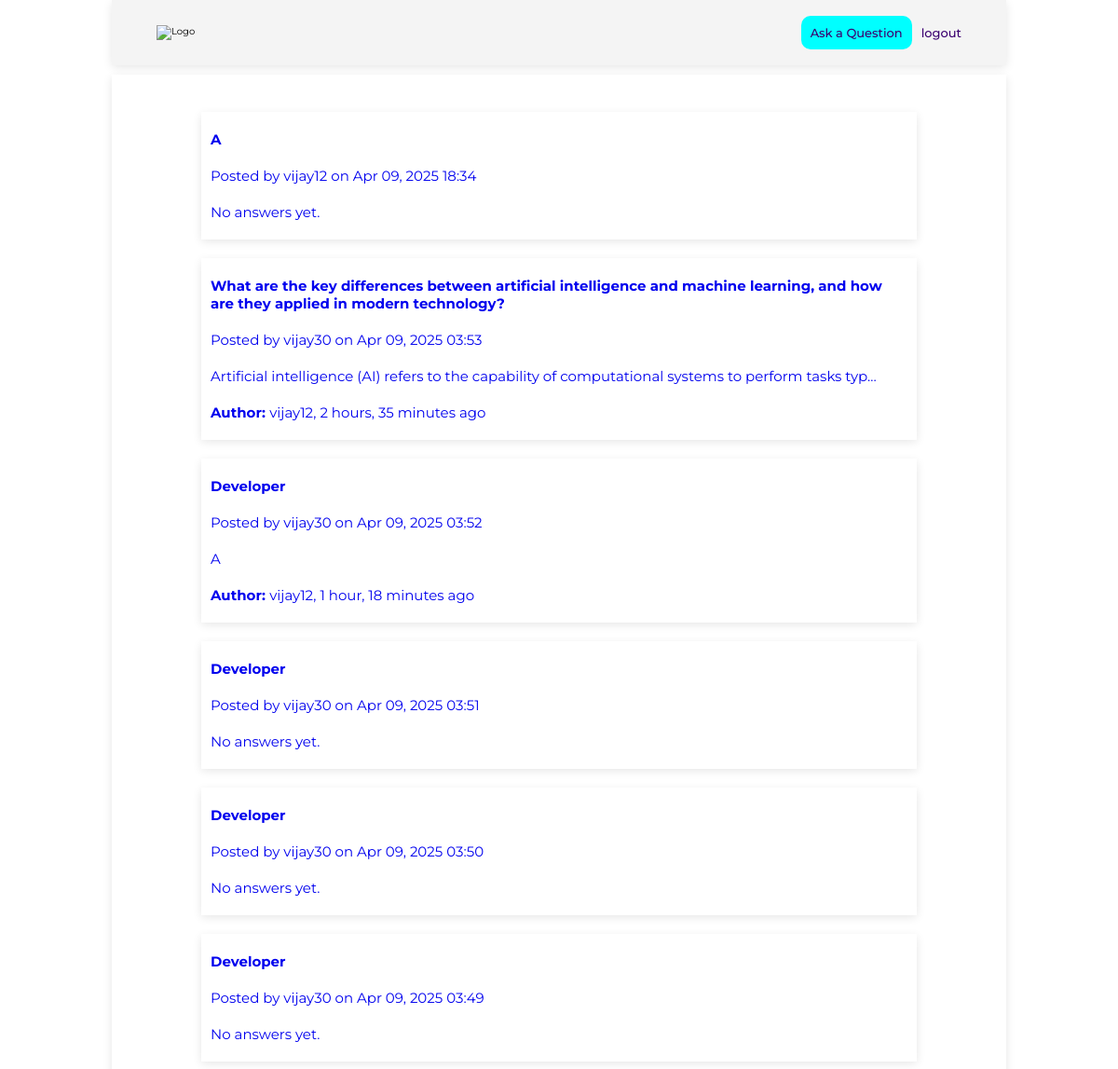
Screenshot of /questions/ with the database file from the repository.
### qna/models.py (models this page shows, shortened)
class Question(models.Model):
    title = models.CharField(max_length=255)
    user = models.ForeignKey(User, on_delete=models.CASCADE, related_name='questions')
    created_at = models.DateTimeField(auto_now_add=True)
    class Meta:
        indexes = [
            models.Index(fields=['title']),
            models.Index(fields=['created_at']),
        ]

class Answer(models.Model):
    user = models.ForeignKey(User, on_delete=models.CASCADE)
    question = models.ForeignKey(Question, related_name="answers", on_delete=models.CASCADE)
    content = models.TextField()
    likes = models.ManyToManyField(User, related_name="liked_answers", blank=True)
    created_at = models.DateTimeField(auto_now_add=True)
    updated_at = models.DateTimeField(auto_now=True)
    votes = models.ManyToManyField(User, related_name='voted', through='UpVote')
    class Meta:
        indexes = [
            models.Index(fields=['content']),
            models.Index(fields=['created_at']),
        ]
        unique_together = ('question', 'user')

### user_authenticate/models.py (models this page shows, shortened)
class UserAuthentication(AbstractBaseUser, PermissionsMixin):
    username = models.CharField(max_length=8, unique=True, blank=False, null=False)
    first_name = models.CharField(max_length=20, blank=True, null=True)
    last_name = models.CharField(max_length=20, blank=True, null=True)
    email = models.EmailField(unique=True, max_length=60, blank=True, null=True)
    is_superuser = models.BooleanField(default=True)
    is_staff = models.BooleanField(default=True)
    is_active = models.BooleanField(default=True)
    objects = ManageAccount()
    USERNAME_FIELD = 'username'
    REQUIRED_FIELDS = ['first_name', 'last_name', 'email']

### qna/views.py (the view)
# urls.py: path('questions/', QuestionListView.as_view(), name='question_details'),
class QuestionListView(View):
    def get(self, request):
        username = request.user.username
        questions = Question.objects.all().order_by('-created_at')
        return render(request, 'home/questions.html', {'questions': questions, 'username':username})

### templates/home/questions.html (shortened to what this page needs)
{% extends 'home/base.html' %}
{% block content %}
<div class="question_block">
    {% for question in questions %}
        <div class="question">
            <div>
                <a href="{% url 'question_detail' question.pk %}">
                    <h4>{{ question.title }}</h4>
                    <p class="posted">Posted by {{ question.user }} on {{ question.created_at|date:"M d, Y H:i" }}</p>
            {% with question.answers.first as any_answer %}
                {% if any_answer %}
                    <div class="any-answer">
                        <p> {{ any_answer.content|truncatechars:100 }}</p>
                        <p><strong>Author: </strong>{{ any_answer.user }}, {{ any_answer.created_at|timesince }} ago</p>
                    </div>
                {% else %}
                    <p>No answers yet.</p>
                {% endif %}
            {% endwith %}
                     </a>
            </div>
        </div>
    {% empty %}
        <p>No questions have been posted yet.</p>
    {% endfor %}
</div>
{% endblock %}

### templates/home/base.html (shortened to what this page needs)
<!doctype html>
{% load static %}
<html lang="en">
<head>
    <link rel="stylesheet" href="{% static 'css/home.css' %}">
</head>
<body>
    <div class="container">
        <div class="wrapper">
            <div class="content">
                <header class="header">
                    <nav class="navbar">
                        <div class="logo">
                            <img src="" alt="Logo">
                        </div>
                        <ul class="navList">
                            <li class="navItems">
                               <a href="{% url 'ask_question' %}" class="btn btn-primary">Ask a Question</a>
                            </li>
                            <li class="navItems">
                                <a href="{% url 'logout' %}">logout</a>
                            </li>
                        </ul>
                    </nav>
                </header>
                {% block content %}{% endblock %}
            </div>
        </div>
    </div>
</body>
</html>

### static/css/home.css (style rules this page uses)
html { font-size: 62.5%; }
:root { --primary-font: 'Roboto', sans-serif; --secondary-font: 'Montserrat', sans-serif; --tertiary-font: 'Lato', sans-serif; --sidebar-bg: #f4f4f4; --active-bg: #ddd; --box-shadow: 0 0.3125rem 0.9375rem rgba(0, 0, 0, 0.1); --transition-speed: 0.3s; --content1-bg: #f5f5f5; --content2-bg: #e0e0e0; --content3-bg: #d0d0d0; }
body { font-family: Arial, sans-serif; background-color: #f0f0f0; display: flex; height: 100vh; overflow: hidden; }
.container { background-color: #fff; font-family: var(--secondary-font); color: black; width: 100%; height: 100%; }
.wrapper { width: 100%; margin: 0 auto; background-color: #fff; height: 100vh; position: relative; }
.content { width: 80%; margin: 0 auto; height: 100vh; }
.header { max-width: 100%; height:7rem; margin: 0 auto; background-color: var(--sidebar-bg); box-shadow: var(--box-shadow); padding: 1rem 0; display: flex; align-items: center; }
.navbar { width: 90%; margin: 0 auto; display: flex; justify-content: space-between; align-items: center; }
.logo { width: 10rem; }
.navList { display: flex; align-items: center; gap: 1rem; width: auto; padding: 0; margin: 0; list-style: none; }
.navList li a { font-size: 1.3rem; font-weight: 500; text-decoration: none; color: #3B0070; cursor: pointer; }
.navItems { display: flex; align-items: center; }
.btn-primary { padding: 1rem; background: aqua; border: none; border-radius: 1rem; }
.question_block { width: 100%; margin: 1rem 0; padding: 2rem 0; box-shadow: 0 0.3125rem 0.9375rem rgba(0, 0, 0, 0.1); overflow-y: scroll; -ms-overflow-style: none; scrollbar-width: none; height:90vh; }
.question h4, .question p { font-size:1.5rem; padding:1rem 0; }
.posted { font-size: 1.2rem !importantli; }
.question { scroll-snap-align: start; width: 80%; margin: 2rem auto; box-shadow: 0 0.3125rem 0.9375rem rgba(0, 0, 0, 0.1); padding: 1rem; display: flex; justify-content: start; align-items: flex-start; flex-direction: column; }
a { text-decoration: none; }

### rows the page displays
Question: title "A", user "vijay12", created_at "Apr 09, 2025 18:34", shows "No answers yet."
Question: title "What are the key differences between artificial intelligence and machine learning, and how are they applied in modern technology?", user "vijay30", created_at "Apr 09, 2025 03:53", answers.first.content "Artificial intelligence (AI) refers to the capability of computational systems to perform tasks typ…", answers.first.user "vijay12", answers.first.created_at "2 hours, 35 minutes"
Question: title "Developer", user "vijay30", created_at "Apr 09, 2025 03:52", answers.first.content "A", answers.first.user "vijay12", answers.first.created_at "1 hour, 18 minutes"
Question: title "Developer", user "vijay30", created_at "Apr 09, 2025 03:51", shows "No answers yet."
Question: title "Developer", user "vijay30", created_at "Apr 09, 2025 03:50", shows "No answers yet."
Question: title "Developer", user "vijay30", created_at "Apr 09, 2025 03:49", shows "No answers yet."
